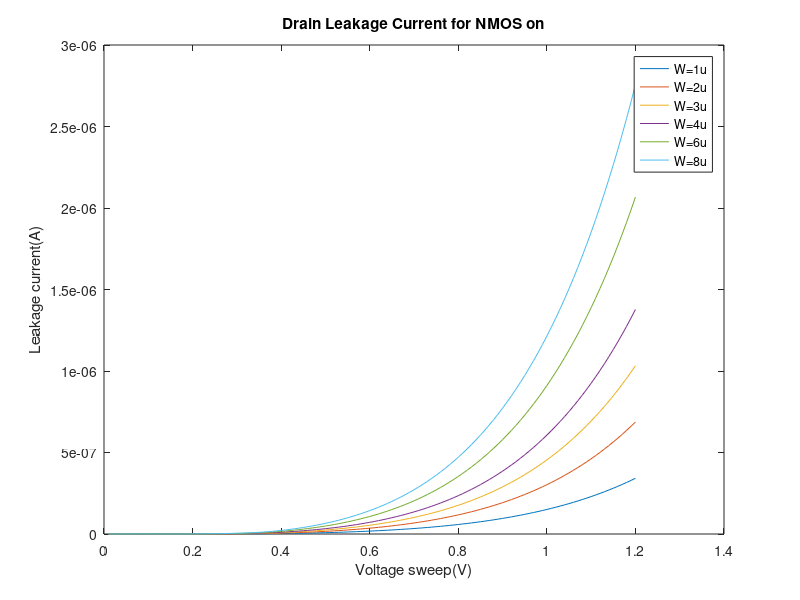

Reproduce this figure in MATLAB.
x = [ 1.00000000e-02 2.00000000e-02 3.00000000e-02 4.00000000e-02 5.00000000e-02 6.00000000e-02 7.00000000e-02 8.00000000e-02 9.00000000e-02 1.00000000e-01 1.10000000e-01 1.20000000e-01 1.30000000e-01 1.40000000e-01 1.50000000e-01 1.60000000e-01 1.70000000e-01 1.80000000e-01 1.90000000e-01 2.00000000e-01 2.10000000e-01 2.20000000e-01 2.30000000e-01 2.40000000e-01 2.50000000e-01 2.60000000e-01 2.70000000e-01 2.80000000e-01 2.90000000e-01 3.00000000e-01 3.10000000e-01 3.20000000e-01 3.30000000e-01 3.40000000e-01 3.50000000e-01 3.60000000e-01 3.70000000e-01 3.80000000e-01 3.90000000e-01 4.00000000e-01 4.10000000e-01 4.20000000e-01 4.30000000e-01 4.40000000e-01 4.50000000e-01 4.60000000e-01 4.70000000e-01 4.80000000e-01 4.90000000e-01 5.00000000e-01 5.10000000e-01 5.20000000e-01 5.30000000e-01 5.40000000e-01 5.50000000e-01 5.60000000e-01 5.70000000e-01 5.80000000e-01 5.90000000e-01 6.00000000e-01 6.10000000e-01 6.20000000e-01 6.30000000e-01 6.40000000e-01 6.50000000e-01 6.60000000e-01 6.70000000e-01 6.80000000e-01 6.90000000e-01 7.00000000e-01 7.10000000e-01 7.20000000e-01 7.30000000e-01 7.40000000e-01 7.50000000e-01 7.60000000e-01 7.70000000e-01 7.80000000e-01 7.90000000e-01 8.00000000e-01 8.10000000e-01 8.20000000e-01 8.30000000e-01 8.40000000e-01 8.50000000e-01 8.60000000e-01 8.70000000e-01 8.80000000e-01 8.90000000e-01 9.00000000e-01 9.10000000e-01 9.20000000e-01 9.30000000e-01 9.40000000e-01 9.50000000e-01 9.60000000e-01 9.70000000e-01 9.80000000e-01 9.90000000e-01 1.00000000e+00 1.01000000e+00 1.02000000e+00 1.03000000e+00 1.04000000e+00 1.05000000e+00 1.06000000e+00 1.07000000e+00 1.08000000e+00 1.09000000e+00 1.10000000e+00 1.11000000e+00 1.12000000e+00 1.13000000e+00 1.14000000e+00 1.15000000e+00 1.16000000e+00 1.17000000e+00 1.18000000e+00 1.19000000e+00 1.20000000e+00];
I1 = [  1.84383023e-11 3.37868052e-11 4.62033219e-11 5.58402713e-11 6.28450101e-11 6.73602485e-11 6.95246188e-11 6.94735272e-11 6.73405617e-11 6.32600707e-11 5.73724406e-11 4.98363695e-11 4.08623625e-11 3.08260475e-11 2.07799931e-11 1.51111451e-11 2.19986864e-11 3.76235190e-11 5.76052534e-11 8.10195430e-11 1.07767959e-10 1.37985945e-10 1.71929837e-10 2.09965949e-10 2.52595732e-10 3.00504550e-10 3.54632876e-10 4.16269381e-10 4.87159501e-10 5.69609507e-10 6.66545064e-10 7.81462396e-10 9.18210955e-10 1.08059684e-09 1.27189759e-09 1.49446944e-09 1.74961453e-09 2.03774261e-09 2.35871476e-09 2.71220642e-09 3.09797932e-09 3.51603247e-09 3.96665488e-09 4.45041832e-09 4.96814212e-09 5.52085039e-09 6.10973223e-09 6.73610877e-09 7.40140802e-09 8.10714658e-09 8.85491704e-09 9.64637978e-09 1.04832580e-08 1.13673351e-08 1.23004539e-08 1.32845171e-08 1.43214878e-08 1.54133920e-08 1.65623201e-08 1.77704292e-08 1.90399457e-08 2.03731675e-08 2.17724668e-08 2.32402926e-08 2.47791731e-08 2.63917185e-08 2.80806233e-08 2.98486694e-08 3.16987282e-08 3.36337637e-08 3.56568349e-08 3.77710987e-08 3.99798128e-08 4.22863382e-08 4.46941427e-08 4.72068031e-08 4.98280091e-08 5.25615657e-08 5.54113969e-08 5.83815489e-08 6.14761933e-08 6.46996308e-08 6.80562946e-08 7.15507542e-08 7.51877192e-08 7.89720431e-08 8.29087273e-08 8.70029252e-08 9.12599465e-08 9.56852614e-08 1.00284505e-07 1.05063483e-07 1.10028173e-07 1.15184734e-07 1.20539509e-07 1.26099029e-07 1.31870019e-07 1.37859406e-07 1.44074321e-07 1.50522105e-07 1.57210318e-07 1.64146740e-07 1.71339382e-07 1.78796489e-07 1.86526549e-07 1.94538296e-07 2.02840722e-07 2.11443079e-07 2.20354887e-07 2.29585946e-07 2.39146338e-07 2.49046436e-07 2.59296914e-07 2.69908753e-07 2.80893253e-07 2.92262035e-07 3.04027055e-07 3.16200614e-07 3.28795360e-07 3.41824308e-07];
I2 = [  3.70628481e-11 6.79148882e-11 9.28733406e-11 1.12244583e-10 1.26324816e-10 1.35400902e-10 1.39751506e-10 1.39648808e-10 1.35361332e-10 1.27159134e-10 1.15324403e-10 1.00176139e-10 8.21374787e-11 6.19634712e-11 4.17698864e-11 3.03749280e-11 4.42195801e-11 7.56270691e-11 1.15792370e-10 1.62857452e-10 2.16624464e-10 2.77365658e-10 3.45596300e-10 4.22052712e-10 5.07742862e-10 6.04044401e-10 7.12847769e-10 8.36743325e-10 9.79239564e-10 1.14497232e-09 1.33982245e-09 1.57081772e-09 1.84569588e-09 2.17210756e-09 2.55664093e-09 3.00403223e-09 3.51689885e-09 4.09606446e-09 4.74124977e-09 5.45180237e-09 6.22724331e-09 7.06757053e-09 7.97336498e-09 8.94577594e-09 9.98645027e-09 1.10974465e-08 1.22811549e-08 1.35402309e-08 1.48775449e-08 1.62961454e-08 1.77992336e-08 1.93901469e-08 2.10723491e-08 2.28494249e-08 2.47250786e-08 2.67031342e-08 2.87875384e-08 3.09823631e-08 3.32918100e-08 3.57202152e-08 3.82720536e-08 4.09519443e-08 4.37646555e-08 4.67151095e-08 4.98083882e-08 5.30497379e-08 5.64445751e-08 5.99984909e-08 6.37172572e-08 6.76068314e-08 7.16733621e-08 7.59231949e-08 8.03628775e-08 8.49991657e-08 8.98390292e-08 9.48896578e-08 1.00158467e-07 1.05653106e-07 1.11381460e-07 1.17351664e-07 1.23572100e-07 1.30051414e-07 1.36798516e-07 1.43822590e-07 1.51133102e-07 1.58739807e-07 1.66652758e-07 1.74882312e-07 1.83439141e-07 1.92334239e-07 2.01578933e-07 2.11184889e-07 2.21164125e-07 2.31529017e-07 2.42292312e-07 2.53467138e-07 2.65067012e-07 2.77105852e-07 2.89597992e-07 3.02558185e-07 3.16001623e-07 3.29943943e-07 3.44401245e-07 3.59390098e-07 3.74927558e-07 3.91031180e-07 4.07719030e-07 4.25009700e-07 4.42922325e-07 4.61476593e-07 4.80692761e-07 5.00591677e-07 5.21194784e-07 5.42524148e-07 5.64602468e-07 5.87453093e-07 6.11100045e-07 6.35568029e-07 6.60882460e-07 6.87069474e-07];
I3 = [  5.56873899e-11 1.02042965e-10 1.39543353e-10 1.68648888e-10 1.89804617e-10 2.03441553e-10 2.09978392e-10 2.09824089e-10 2.03382106e-10 1.91058201e-10 1.73276371e-10 1.50515914e-10 1.23412600e-10 9.31008992e-11 6.27597822e-11 4.56387109e-11 6.64404701e-11 1.13630610e-10 1.73979470e-10 2.44695335e-10 3.25480929e-10 4.16745314e-10 5.19262682e-10 6.34139365e-10 7.62889844e-10 9.07584052e-10 1.07106240e-09 1.25721691e-09 1.47131914e-09 1.72033447e-09 2.01309893e-09 2.36017177e-09 2.77317903e-09 3.26361581e-09 3.84138085e-09 4.51359037e-09 5.28417698e-09 6.15437823e-09 7.12377443e-09 8.19138528e-09 9.35649108e-09 1.06190887e-08 1.19800510e-08 1.34411046e-08 1.50047238e-08 1.66740017e-08 1.84525292e-08 2.03442964e-08 2.23536157e-08 2.44850675e-08 2.67434614e-08 2.91338118e-08 3.16613228e-08 3.43313803e-08 3.71495497e-08 4.01215768e-08 4.32533907e-08 4.65511094e-08 5.00210460e-08 5.36697147e-08 5.75038391e-08 6.15303589e-08 6.57564380e-08 7.01894717e-08 7.48370951e-08 7.97071904e-08 8.48078952e-08 9.01476097e-08 9.57350054e-08 1.01579033e-07 1.07688929e-07 1.14074229e-07 1.20744767e-07 1.27710696e-07 1.34982484e-07 1.42570935e-07 1.50487189e-07 1.58742736e-07 1.67349424e-07 1.76319473e-07 1.85665478e-07 1.95400425e-07 2.05537701e-07 2.16091102e-07 2.27074850e-07 2.38503599e-07 2.50392450e-07 2.62756963e-07 2.75613170e-07 2.88977586e-07 3.02867226e-07 3.17299616e-07 3.32292807e-07 3.47865393e-07 3.64036520e-07 3.80825907e-07 3.98253860e-07 4.16341285e-07 4.35109710e-07 4.54581299e-07 4.74778867e-07 4.95725904e-07 5.17446589e-07 5.39965810e-07 5.63309181e-07 5.87503069e-07 6.12574605e-07 6.38551711e-07 6.65463120e-07 6.93338399e-07 7.22207967e-07 7.52103124e-07 7.83056070e-07 8.15099932e-07 8.48268789e-07 8.82597692e-07 9.18122700e-07 9.54880897e-07 9.92910424e-07 1.03225051e-06];
I4 = [  7.43119256e-11 1.36171033e-10 1.86213355e-10 2.25053185e-10 2.53284411e-10 2.71482199e-10 2.80205277e-10 2.79999372e-10 2.71402884e-10 2.54957275e-10 2.31228346e-10 2.00855698e-10 1.64687729e-10 1.24238333e-10 8.37496817e-11 6.09024939e-11 8.86613548e-11 1.51634138e-10 2.32166546e-10 3.26533178e-10 4.34337333e-10 5.56124884e-10 6.92928943e-10 8.46225853e-10 1.01803660e-09 1.21112341e-09 1.42927662e-09 1.67768996e-09 1.96339800e-09 2.29569562e-09 2.68637403e-09 3.14952390e-09 3.70065950e-09 4.35512033e-09 5.12611563e-09 6.02314153e-09 7.05144583e-09 8.21267987e-09 9.50628354e-09 1.09309486e-08 1.24857145e-08 1.41705771e-08 1.59867007e-08 1.79363896e-08 2.00229454e-08 2.22504953e-08 2.46238311e-08 2.71482769e-08 2.98295875e-08 3.26738746e-08 3.56875561e-08 3.88773233e-08 4.22501202e-08 4.58131339e-08 4.95737905e-08 5.35397570e-08 5.77189450e-08 6.21195183e-08 6.67499005e-08 7.16187841e-08 7.67351405e-08 8.21082296e-08 8.77476105e-08 9.36631511e-08 9.98650390e-08 1.06363792e-07 1.13170267e-07 1.20295673e-07 1.27751581e-07 1.35549933e-07 1.43703055e-07 1.52223667e-07 1.61124893e-07 1.70420277e-07 1.80123790e-07 1.90249844e-07 2.00813302e-07 2.11829497e-07 2.23314236e-07 2.35283821e-07 2.47755058e-07 2.60745273e-07 2.74272326e-07 2.88354624e-07 3.03011140e-07 3.18261426e-07 3.34125627e-07 3.50624503e-07 3.67779443e-07 3.85612478e-07 4.04146308e-07 4.23404314e-07 4.43410576e-07 4.64189898e-07 4.85767822e-07 5.08170653e-07 5.31425476e-07 5.55560181e-07 5.80603483e-07 6.06584945e-07 6.33535001e-07 6.61484981e-07 6.90467133e-07 7.20514651e-07 7.51661699e-07 7.83943438e-07 8.17396050e-07 8.52056772e-07 8.87963917e-07 9.25156908e-07 9.63676306e-07 1.00356384e-06 1.04486243e-06 1.08761625e-06 1.13187072e-06 1.17767255e-06 1.22506980e-06 1.27411188e-06 1.32484962e-06 1.37733528e-06];
I6 = [  1.11560971e-10 2.04427129e-10 2.79553316e-10 3.37861738e-10 3.80243969e-10 4.07563473e-10 4.20659041e-10 4.20349945e-10 4.07444457e-10 3.82755449e-10 3.47132330e-10 3.01535299e-10 2.47238020e-10 1.86513229e-10 1.25729497e-10 9.14300599e-11 1.33103101e-10 2.27641137e-10 3.48540591e-10 4.90208692e-10 6.52049883e-10 8.34883649e-10 1.04026094e-09 1.27039811e-09 1.52832915e-09 1.81820082e-09 2.14570335e-09 2.51863374e-09 2.94755256e-09 3.44641363e-09 4.03291828e-09 4.72821988e-09 5.55560886e-09 6.53811321e-09 7.69556291e-09 9.04221363e-09 1.05859432e-08 1.23292305e-08 1.42712343e-08 1.64099902e-08 1.87440559e-08 2.12734243e-08 2.39998433e-08 2.69267710e-08 3.00591633e-08 3.34032154e-08 3.69661202e-08 4.07558693e-08 4.47811010e-08 4.90509894e-08 5.35751682e-08 5.83636808e-08 6.34269508e-08 6.87757660e-08 7.44212731e-08 8.03749800e-08 8.66487622e-08 9.32548729e-08 1.00205956e-07 1.07515058e-07 1.15195644e-07 1.23261613e-07 1.31727311e-07 1.40607550e-07 1.49917618e-07 1.59673302e-07 1.69890897e-07 1.80587225e-07 1.91779649e-07 2.03486094e-07 2.15725056e-07 2.28515624e-07 2.41877496e-07 2.55830994e-07 2.70397084e-07 2.85597391e-07 3.01454223e-07 3.17990582e-07 3.35230192e-07 3.53197510e-07 3.71917755e-07 3.91416923e-07 4.11721809e-07 4.32860033e-07 4.54860059e-07 4.77751219e-07 5.01563738e-07 5.26328758e-07 5.52078365e-07 5.78845610e-07 6.06664541e-07 6.35570230e-07 6.65598798e-07 6.96787444e-07 7.29174479e-07 7.62799352e-07 7.97702682e-07 8.33926292e-07 8.71513241e-07 9.10507854e-07 9.50955763e-07 9.92903937e-07 1.03640072e-06 1.08149586e-06 1.12824058e-06 1.17668756e-06 1.22689102e-06 1.27890675e-06 1.33279216e-06 1.38860628e-06 1.44640987e-06 1.50626541e-06 1.56823716e-06 1.63239122e-06 1.69879555e-06 1.76752006e-06 1.83863661e-06 1.91221908e-06 1.98834344e-06 2.06708778e-06];
I8 = [  1.48809967e-10 2.72683151e-10 3.72893198e-10 4.50670219e-10 5.07203470e-10 5.43644711e-10 5.61112793e-10 5.60700530e-10 5.43486063e-10 5.10553673e-10 4.63036374e-10 4.02214966e-10 3.29788372e-10 2.48788174e-10 1.67709342e-10 1.21957626e-10 1.77544804e-10 3.03648028e-10 4.64914440e-10 6.53883887e-10 8.69761953e-10 1.11364172e-09 1.38759198e-09 1.69456905e-09 2.03861992e-09 2.42527584e-09 2.86212687e-09 3.35957321e-09 3.93170130e-09 4.59712369e-09 5.37945155e-09 6.30690055e-09 7.41053680e-09 8.72107626e-09 1.02649691e-08 1.20612299e-08 1.41203663e-08 1.64456840e-08 1.90360606e-08 2.18888749e-08 2.50022023e-08 2.83760326e-08 3.20126958e-08 3.59168035e-08 4.00949652e-08 4.45554425e-08 4.93078284e-08 5.43627810e-08 5.97318207e-08 6.54271824e-08 7.14617139e-08 7.78488095e-08 8.46023700e-08 9.17367820e-08 9.92669107e-08 1.07208103e-07 1.15576194e-07 1.24387525e-07 1.33658957e-07 1.43407886e-07 1.53652270e-07 1.64410640e-07 1.75702128e-07 1.87546481e-07 1.99964089e-07 2.12975997e-07 2.26603933e-07 2.40870327e-07 2.55798330e-07 2.71411839e-07 2.87735515e-07 3.04794807e-07 3.22615975e-07 3.41226113e-07 3.60653170e-07 3.80925975e-07 4.02074265e-07 4.24128703e-07 4.47120910e-07 4.71083490e-07 4.96050054e-07 5.22055251e-07 5.49134795e-07 5.77325497e-07 6.06665291e-07 6.37193267e-07 6.68949704e-07 7.01976101e-07 7.36315210e-07 7.72011073e-07 8.09109055e-07 8.47655881e-07 8.87699672e-07 9.29289987e-07 9.72477858e-07 1.01731583e-06 1.06385801e-06 1.11216009e-06 1.16227941e-06 1.21427501e-06 1.26820763e-06 1.32413980e-06 1.38213589e-06 1.44226212e-06 1.50458663e-06 1.56917955e-06 1.63611300e-06 1.70546121e-06 1.77730051e-06 1.85170941e-06 1.92876867e-06 2.00856133e-06 2.09117277e-06 2.17669080e-06 2.26520566e-06 2.35681012e-06 2.45159955e-06 2.54967194e-06 2.65112800e-06 2.75607122e-06];

figure;
plot(x, I1);
hold on
plot(x, I2);
plot(x, I3);
plot(x, I4);
plot(x, I6);
plot(x, I8);
hold off
xlabel('Voltage sweep(V)');
ylabel('Leakage current(A)');
title('Drain Leakage Current for NMOS on');
legend('W=1u','W=2u','W=3u','W=4u','W=6u','W=8u');